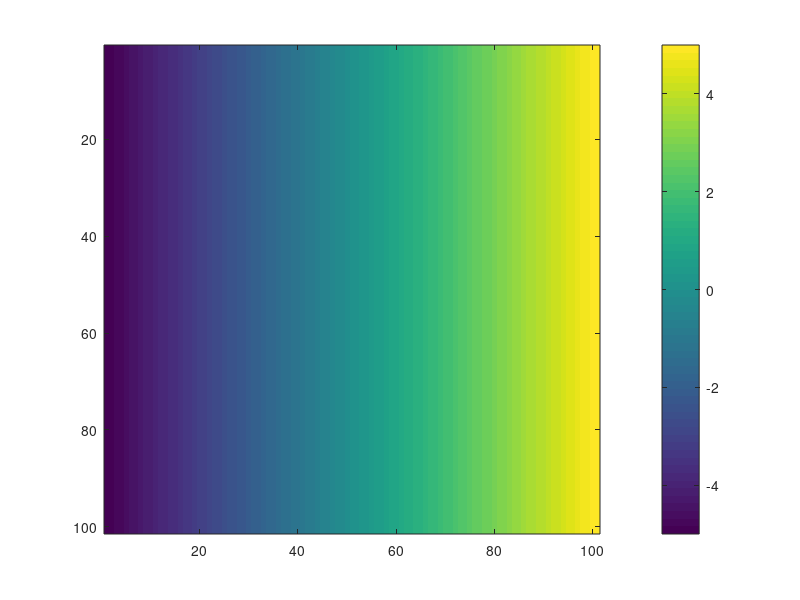
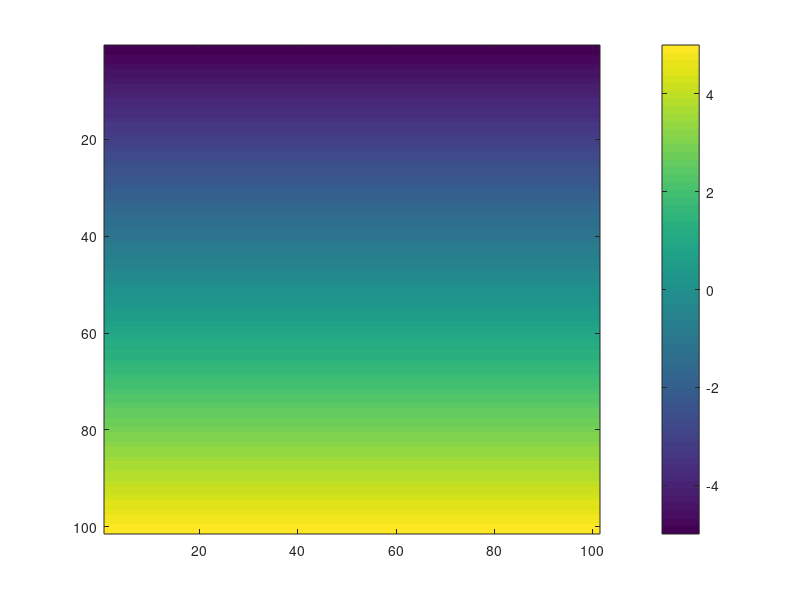
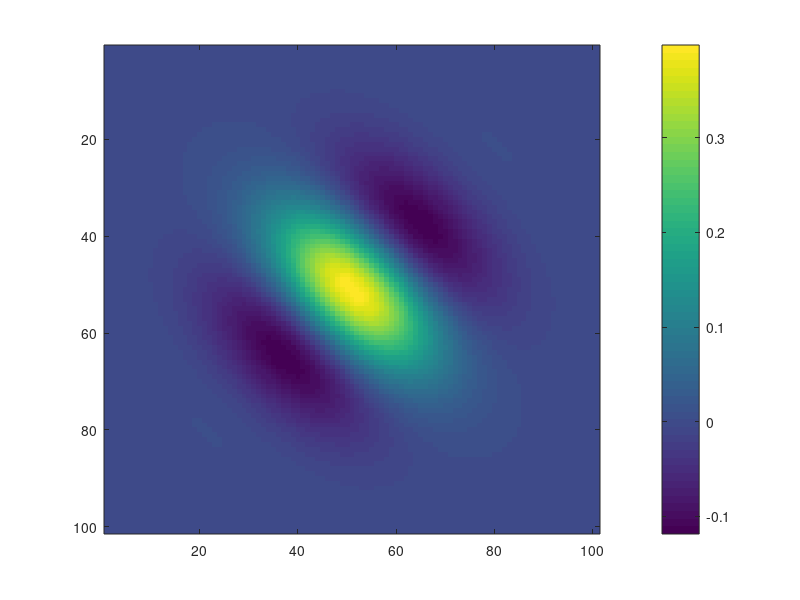
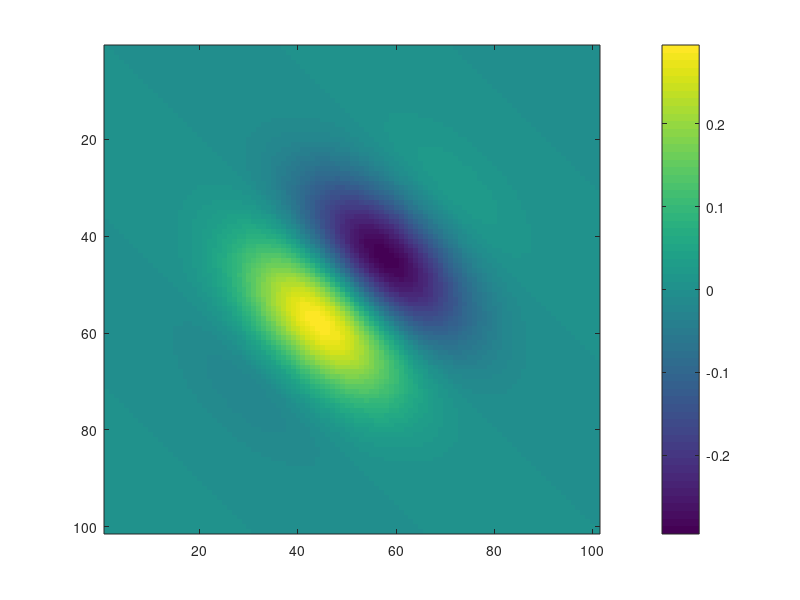

MATLAB code to generate these figures, in order:
clear all; close all;
[X,Y]=meshgrid([-5:0.1:5]);
%plot the grid
figure
imagesc(X)
colorbar
figure
imagesc(Y)
colorbar

%hyperparameters
theta=-pi/4;
f0=0.2;
gamma=0.4;
eta=0.4;
%calculataion
x2=Y*cos(theta)+X*sin(theta);
y2=-Y*sin(theta)+X*cos(theta);
g=(f0/(pi*gamma*eta))*exp(-(f0^2*x2.^2/gamma^2)-(f0^2*y2.^2/eta^2)).*exp(1i*2*pi*f0*x2);
%plot gabor
figure
imagesc(real(g))
colorbar
figure
imagesc(imag(g))
colorbar
figure
surf(X,Y,real(g),'EdgeColor','black')
figure
surf(X,Y,imag(g),'EdgeColor','black')

%filter bank
[X,Y]=meshgrid([-5:0.01:5]);
k=4; %amount of orientations
f=[1,1.5,2.25];
eta=(2*k/pi^2)*sqrt(-log(1/sqrt(2)));
gamma=2*eta;
l=0;
figure
for j=1:3
    theta=0;
    f0=f(j);
    for i=1:k
        theta=(i-1)*0.25*pi;
        v0=f0*sin(theta);
        u0=f0*cos(theta);
        x2=Y*cos(theta)+X*sin(theta);
        y2=-Y*sin(theta)+X*cos(theta);
        l=l+1;
        %spatial domain
        g=(f0/(pi*gamma*eta))*exp(-(f0^2*x2.^2/gamma^2)-(f0^2*y2.^2/eta^2)).*exp(1i*2*pi*f0*x2);
        subplot(3,4,l)
        imagesc(real(g))
        colorbar
        %spectral domain
        h=exp(-(pi^2/f0^2)*(gamma^2*(x2-f0).^2+eta^2*y2.^2));
        halfpower=max(max(h))/sqrt(2);
        for m=1:numel(h)
            if h(m)>=halfpower
                h(m)=1;
            else
                h(m)=0;
            end
        end
        h_power(l,:,:)=h;
    end
end

figure
for l=1:12
    hold on
    contour(reshape(h_power(l,:,:),1001,1001),[1,1])
end


